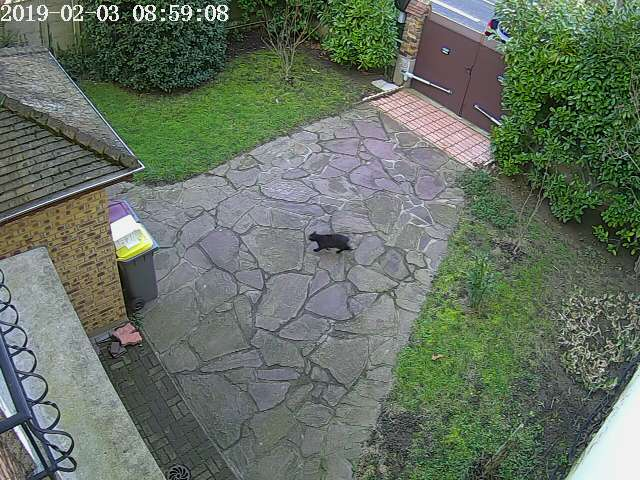
#> input picture opencv/Foscam/Day_Cat_nomotionsnap/Snap_20190203-085908-0.jpg, 640 x 480 px, found by its file name; its folder holds 3 pictures in this run
$ python 3shots.py   (older library calls are emulated)
#> lines starting #> are read from the running program, lines starting #| are printed output that depends on the picture; after the words box and inside, x2 and y2 are one past the last pixel; in counts of white or black regions, pixels touching at a corner belong together
### opencv/Shot.py
import cv2
import matplotlib.pyplot as plt

class Shot:
    filename = ''
    contourArea: int
    image: any
    image_timestamp: any

    def FromFile(self, path: str):
        self = Shot()
        self.filename = path
        print('Open file: {}'.format(self.filename))
        self.image = cv2.imread(self.filename, cv2.IMREAD_GRAYSCALE)
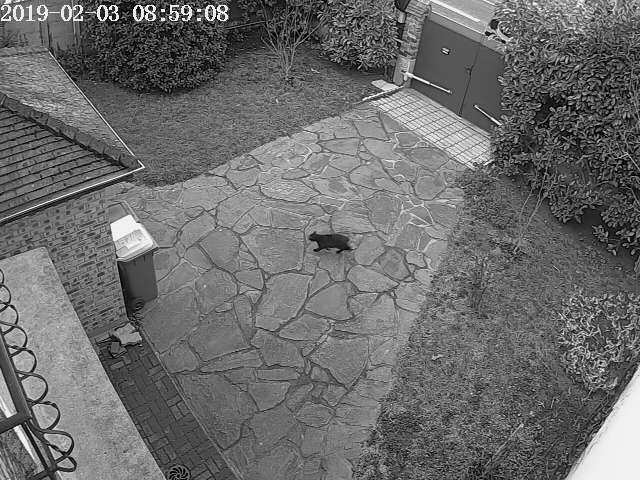
#> self.image: shape (480, 640); min 0, max 255, mean 108.1
        if len(self.image) == 0:
            raise ValueError('cant load: {}'.format(self.filename))

        self.image_timestamp = self.image[:22, :230]
        self.image[:22, :230] = 0
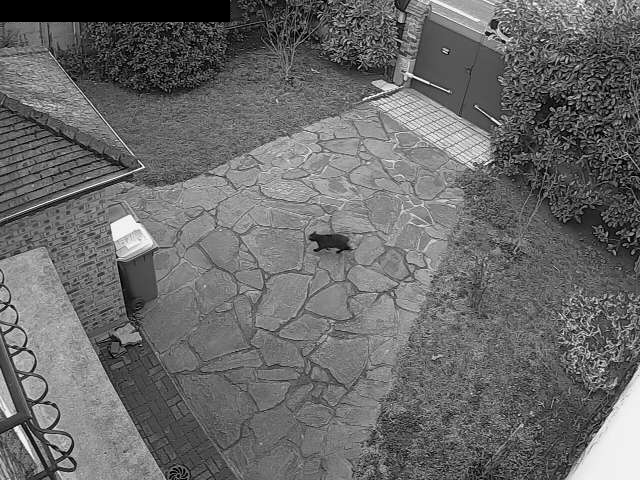
#> self.image: shape (480, 640); 1.62% of pixels changed, all inside (x1, y1, x2, y2) = (0, 0, 230, 22)

        return self

    # [11 lines left out: functions show_cv, show_plt, not called in this run]

### opencv/ThreeShots.py
import os
import cv2
from Shot import Shot
from ShotDelta import ShotDelta

class ThreeShots:
    shot1: Shot
    shot2: Shot
    shot3: Shot
    delta12: ShotDelta
    delta23: ShotDelta
    delta31: ShotDelta

    def FromDir(self, dir: str):
        shots = ThreeShots()
        files = os.listdir(dir)

        shots.shot1 = Shot.FromFile(None, os.path.join(dir, files[0]))
        shots.shot2 = Shot.FromFile(None, os.path.join(dir, files[1]))
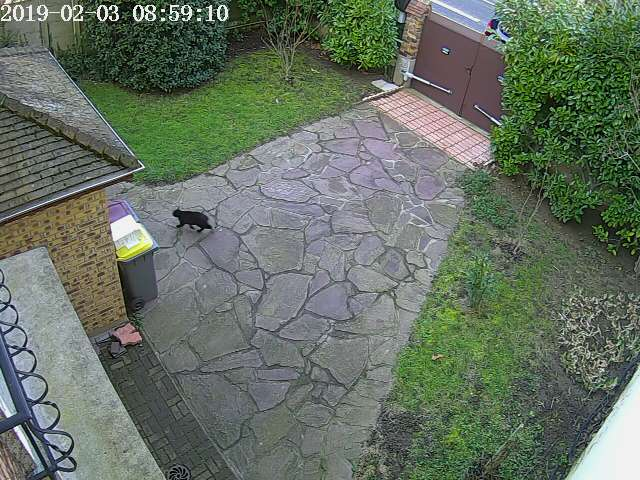
#> input picture opencv/Foscam/Day_Cat_nomotionsnap/Snap_20190203-085908-1.jpg, 640 x 480 px, found by its file name
#> in FromFile (call 2), `self.image[:22, :230] = 0`:
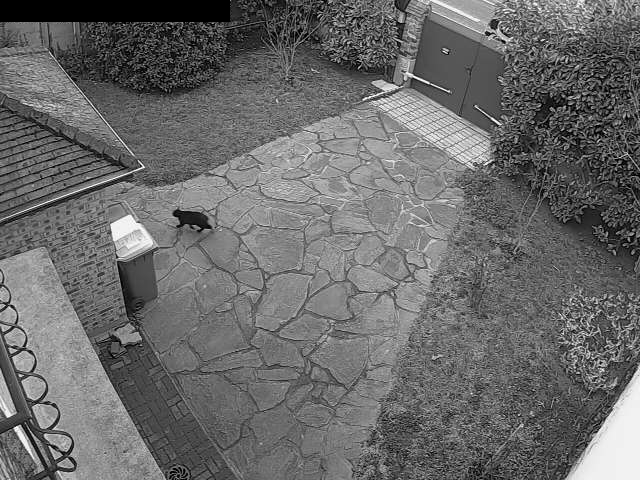
#> self.image: shape (480, 640); min 0, max 255, mean 106.3
        shots.shot3 = Shot.FromFile(None, os.path.join(dir, files[2]))
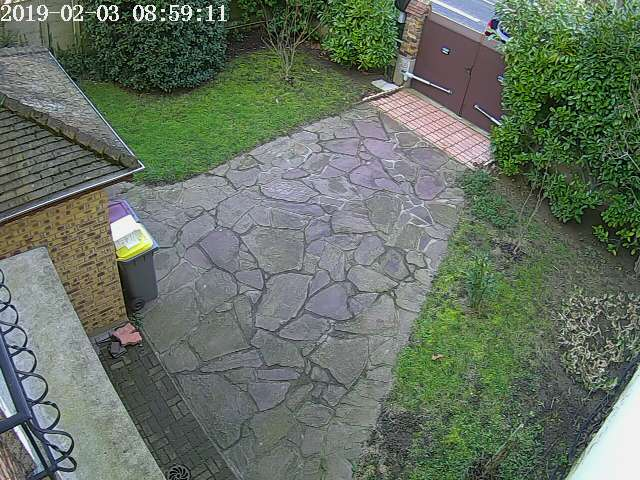
#> input picture opencv/Foscam/Day_Cat_nomotionsnap/Snap_20190203-085908-2.jpg, 640 x 480 px, found by its file name
#> in FromFile (call 3), `self.image_timestamp = self.image[:22, :230]`:
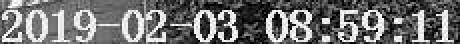
#> self.image_timestamp: shape (22, 230) (shown 2 times larger); min 0, max 255, mean 112
#> in FromFile (call 3), `self.image[:22, :230] = 0`:
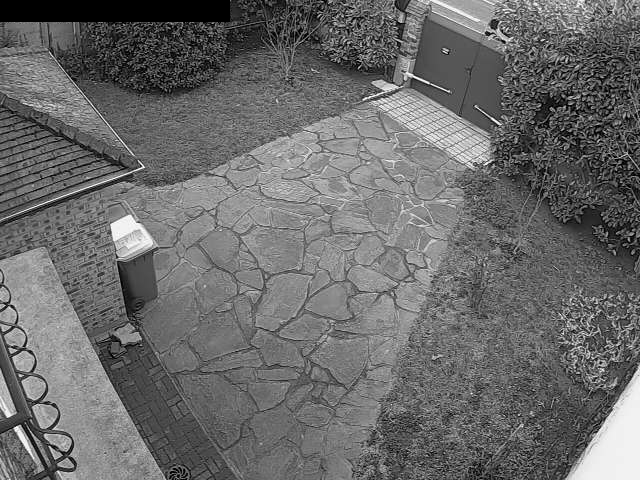
#> self.image: shape (480, 640); min 0, max 255, mean 106.6

        shots.delta12 = ShotDelta(shots.shot1, shots.shot2)
        shots.delta23 = ShotDelta(shots.shot2, shots.shot3)
        shots.delta31 = ShotDelta(shots.shot3, shots.shot1)

        return shots

### opencv/ShotDelta.py
import cv2
import Shot
import numpy as np

class ShotDelta:
    def __init__(self, shot1: Shot, shot2: Shot):
        self.shot1 = shot1
        self.shot2 = shot2
        self.Delta = cv2.absdiff(self.shot1.image, self.shot2.image)

    # [17 lines left out: function GetCountours, not called in this run]

    def DrawContours(self, shot: Shot):
#> (the run stopped early here; a loop or call above may not have finished)
